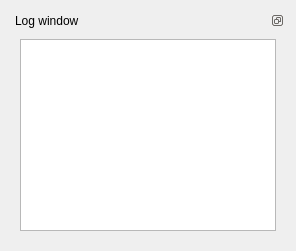
      <widget class="QWidget" name="tab_22">
       <attribute name="icon">
        <iconset>
         <normaloff>images/text_padding_top.png</normaloff>images/text_padding_top.png</iconset>
       </attribute>
       <attribute name="title">
        <string>Logs</string>
       </attribute>
       <layout class="QGridLayout" name="gridLayout_12">
        <item row="0" column="0">
         <widget class="QDockWidget" name="dockWidget">
          <property name="enabled">
           <bool>true</bool>
          </property>
          <property name="features">
           <set>QDockWidget::DockWidgetFloatable|QDockWidget::DockWidgetMovable</set>
          </property>
          <property name="allowedAreas">
           <set>Qt::AllDockWidgetAreas</set>
          </property>
          <property name="windowTitle">
           <string>Log window</string>
          </property>
          <widget class="QWidget" name="dockWidgetContents">
           <layout class="QGridLayout" name="gridLayout_13">
            <item row="0" column="0">
             <widget class="QTextBrowser" name="logsEdit">
              <property name="readOnly">
               <bool>false</bool>
              </property>
              <property name="html">
               <string>&lt;!DOCTYPE HTML PUBLIC &quot;-//W3C//DTD HTML 4.0//EN&quot; &quot;http://www.w3.org/TR/REC-html40/strict.dtd&quot;&gt;
&lt;html&gt;&lt;head&gt;&lt;meta name=&quot;qrichtext&quot; content=&quot;1&quot; /&gt;&lt;style type=&quot;text/css&quot;&gt;
p, li { white-space: pre-wrap; }
&lt;/style&gt;&lt;/head&gt;&lt;body style=&quot; font-family:'Lucida Grande'; font-size:10pt; font-weight:400; font-style:normal;&quot;&gt;
&lt;p style=&quot;-qt-paragraph-type:empty; margin-top:0px; margin-bottom:0px; margin-left:0px; margin-right:0px; -qt-block-indent:0; text-indent:0px; font-size:13pt;&quot;&gt;&lt;/p&gt;&lt;/body&gt;&lt;/html&gt;</string>
              </property>
             </widget>
            </item>
           </layout>
          </widget>
         </widget>
        </item>
       </layout>
      </widget>
